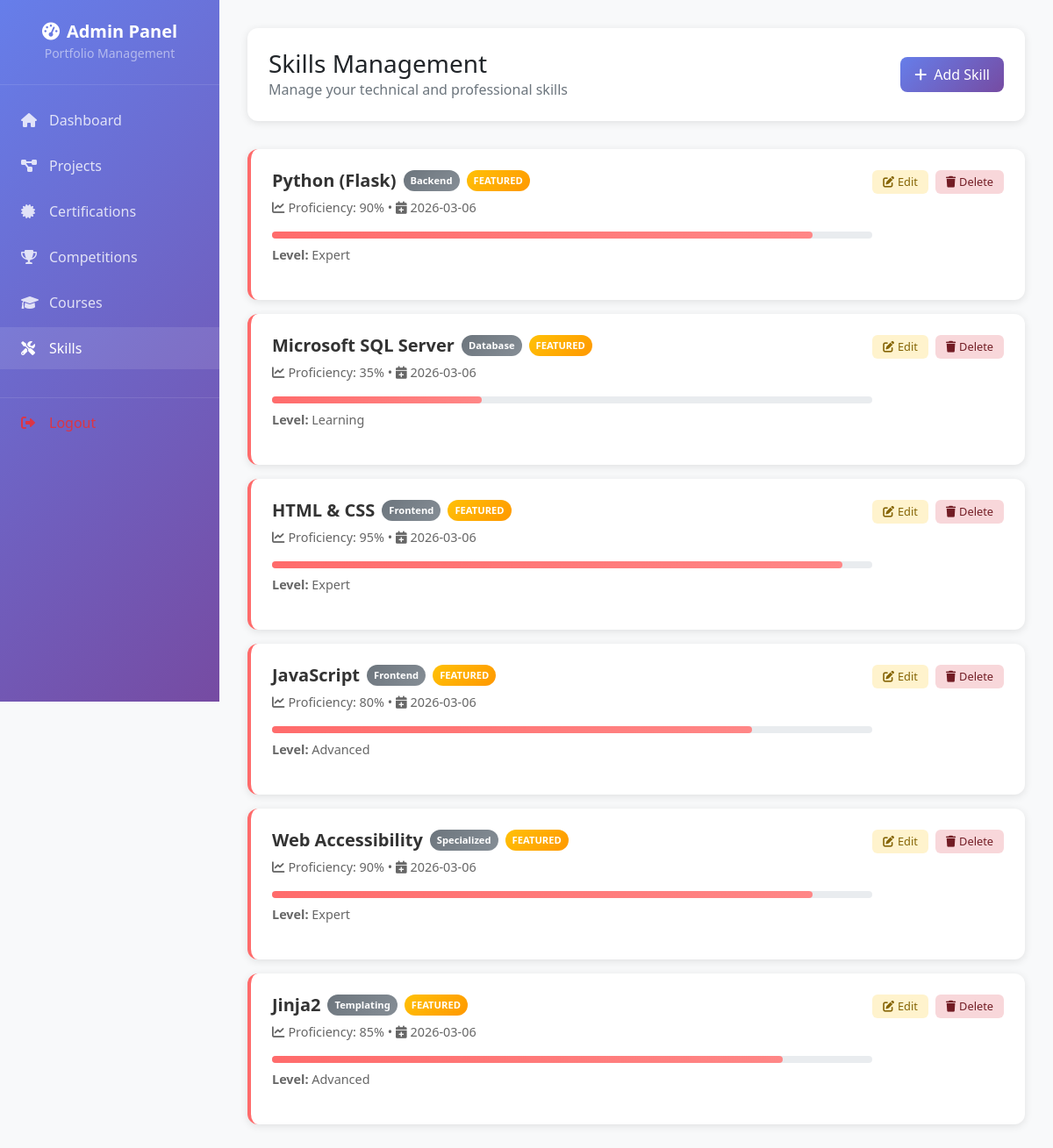
Page /admin/skills (signed in) on the committed database.
### app/models.py (models this page shows, shortened)
class Skill(db.Model):
    __tablename__ = 'skills'
    id = db.Column(db.Integer, primary_key=True)
    name = db.Column(db.String(100), nullable=False, unique=True)
    category = db.Column(db.String(50), nullable=False)  # e.g., 'Programming', 'Design', 'Tools'
    proficiency = db.Column(db.Integer, nullable=False, default=50)  # 0-100 percentage
    years_experience = db.Column(db.Float, nullable=True)
    description = db.Column(db.Text, nullable=True)
    featured = db.Column(db.Boolean, default=False)
    created_at = db.Column(db.DateTime, default=datetime.utcnow)
    updated_at = db.Column(db.DateTime, default=datetime.utcnow, onupdate=datetime.utcnow)
    def get_proficiency_level(self):
        if self.proficiency >= 90:
            return "Expert"
        elif self.proficiency >= 75:
            return "Advanced"
        elif self.proficiency >= 60:
            return "Intermediate"
        elif self.proficiency >= 40:
            return "Beginner"
        else:
            return "Learning"

### app/admin.py (the view)
@admin_bp.route('/skills')
@admin_required
def skills():
    skills = Skill.query.order_by(Skill.category, Skill.name).all()
    return render_template('admin/skills.html', skills=skills)

### app/admin.py (called while the page is built)
def admin_required(f):
    @wraps(f)
    def decorated_function(*args, **kwargs):
        if 'admin_logged_in' not in session:
            flash('Please login to access admin dashboard', 'danger')
            return redirect(url_for('admin.login'))
        return f(*args, **kwargs)
    return decorated_function

### app/templates/admin/skills.html (shortened to what this page needs)
<!DOCTYPE html>
<html lang="en">
<head>
    <link href="https://cdn.jsdelivr.net/npm/bootstrap@5.1.3/dist/css/bootstrap.min.css" rel="stylesheet">
    <link href="https://cdnjs.cloudflare.com/ajax/libs/font-awesome/6.0.0/css/all.min.css" rel="stylesheet">
</head>
<body>
    <div class="admin-wrapper">
        <nav class="sidebar" id="sidebar">
            <div class="sidebar-header">
                <h4><i class="fas fa-tachometer-alt me-2"></i>Admin Panel</h4>
                <small class="text-white-50">Portfolio Management</small>
            </div>
            <div class="sidebar-nav">
                <a class="nav-link" href="{{ url_for('admin.dashboard') }}">
                    <i class="fas fa-home"></i>Dashboard
                </a>
                <a class="nav-link" href="{{ url_for('admin.projects') }}">
                    <i class="fas fa-project-diagram"></i>Projects
                </a>
                <a class="nav-link" href="{{ url_for('admin.certifications') }}">
                    <i class="fas fa-certificate"></i>Certifications
                </a>
                <a class="nav-link" href="{{ url_for('admin.competitions') }}">
                    <i class="fas fa-trophy"></i>Competitions
                </a>
                <a class="nav-link" href="{{ url_for('admin.courses') }}">
                    <i class="fas fa-graduation-cap"></i>Courses
                </a>
                <a class="nav-link active" href="{{ url_for('admin.skills') }}">
                    <i class="fas fa-tools"></i>Skills
                </a>
                <a class="nav-link text-danger" href="{{ url_for('admin.logout') }}">
                    <i class="fas fa-sign-out-alt"></i>Logout
                </a>
            </div>
        </nav>
        <main class="main-content">
            <div class="top-header">
                <div class="d-flex justify-content-between align-items-center">
                    <div>
                        <h1 class="h3 mb-0">Skills Management</h1>
                        <p class="text-muted mb-0">Manage your technical and professional skills</p>
                    </div>
                    <a href="{{ url_for('admin.add_skill') }}" class="btn-add">
                        <i class="fas fa-plus me-2"></i>Add Skill
                    </a>
                </div>
            </div>
            <div class="skills-container">
                {% if skills %}
                    {% for skill in skills %}
                    <div class="skill-card">
                        <div class="d-flex justify-content-between align-items-start">
                            <div class="flex-grow-1">
                                <div class="d-flex align-items-center mb-2">
                                    <h5 class="skill-title mb-0">{{ skill.name }}</h5>
                                    <span class="category-badge ms-2">{{ skill.category }}</span>
                                    {% if skill.featured %}
                                    <span class="featured-badge ms-2">FEATURED</span>
                                    {% endif %}
                                </div>
                                <div class="skill-meta">
                                    <i class="fas fa-chart-line me-1"></i>Proficiency: {{ skill.proficiency }}%
                                    • <i class="fas fa-calendar-plus me-1"></i>{{ skill.created_at.strftime('%Y-%m-%d') }}
                                </div>
                                <div class="proficiency-bar">
                                    <div class="proficiency-fill" style="width: {{ skill.proficiency }}%"></div>
                                </div>
                                <p class="skill-meta">
                                    <strong>Level:</strong> {{ skill.get_proficiency_level() }}
                                </p>
                            </div>
                            <div class="skill-actions">
                                <a href="{{ url_for('admin.edit_skill', id=skill.id) }}" class="btn-action btn-edit">
                                    <i class="fas fa-edit me-1"></i>Edit
                                </a>
                                <a href="{{ url_for('admin.delete_skill', id=skill.id) }}" class="btn-action btn-delete"
                                   onclick="return confirm('Are you sure you want to delete this skill?')">
                                    <i class="fas fa-trash me-1"></i>Delete
                                </a>
                            </div>
                        </div>
                    </div>
                    {% endfor %}
                {% endif %}
            </div>
        </main>
    </div>
</body>
</html>

### app/templates/admin/skills.html (style rules this page uses)
body { background-color: #f8f9fa; margin: 0; padding: 0; }
.admin-wrapper { display: flex; min-height: 100vh; }
.sidebar { width: 250px; background: linear-gradient(135deg, #667eea 0%, #764ba2 100%); color: white; position: fixed; height: 100vh; overflow-y: auto; z-index: 1000; transition: transform 0.3s ease; }
.sidebar-header { padding: 1.5rem; text-align: center; border-bottom: 1px solid rgba(255, 255, 255, 0.1); }
.sidebar-header h4 { margin: 0; font-size: 1.25rem; font-weight: 600; }
.sidebar-nav { padding: 1rem 0; }
.sidebar .nav-link { color: rgba(255, 255, 255, 0.8); padding: 0.75rem 1.5rem; border-radius: 0; margin-bottom: 0.25rem; transition: all 0.3s ease; display: flex; align-items: center; text-decoration: none; }
.sidebar .nav-link:hover, .sidebar .nav-link.active { background: rgba(255, 255, 255, 0.1); color: white; }
.sidebar .nav-link i { width: 20px; margin-right: 0.75rem; }
.sidebar .nav-link.text-danger { margin-top: 2rem; border-top: 1px solid rgba(255, 255, 255, 0.1); padding-top: 1rem; }
.main-content { flex: 1; margin-left: 250px; padding: 2rem; min-height: 100vh; }
.top-header { background: white; border-radius: 12px; padding: 1.5rem; margin-bottom: 2rem; box-shadow: 0 2px 10px rgba(0, 0, 0, 0.1); }
.btn-add { background: linear-gradient(135deg, #667eea 0%, #764ba2 100%); border: none; border-radius: 8px; padding: 0.5rem 1rem; color: white; text-decoration: none; display: inline-block; transition: transform 0.2s ease; }
.skill-card { background: white; border-radius: 12px; padding: 1.5rem; margin-bottom: 1rem; box-shadow: 0 2px 10px rgba(0, 0, 0, 0.1); transition: transform 0.3s ease; border-left: 4px solid #ff6b6b; }
.skill-title { color: #333; font-weight: 600; margin-bottom: 0.5rem; }
.skill-meta { color: #666; font-size: 0.9rem; margin-bottom: 1rem; }
.skill-actions { display: flex; gap: 0.5rem; }
.btn-action { padding: 0.25rem 0.75rem; border-radius: 6px; font-size: 0.8rem; text-decoration: none; transition: all 0.2s ease; }
.btn-edit { background: #fff3cd; color: #856404; }
.btn-delete { background: #f8d7da; color: #721c24; }
.featured-badge { background: linear-gradient(135deg, #ffc107 0%, #ff9800 100%); color: white; padding: 0.25rem 0.5rem; border-radius: 12px; font-size: 0.7rem; font-weight: 600; }
.proficiency-bar { background: #e9ecef; border-radius: 10px; height: 8px; margin: 0.5rem 0; }
.proficiency-fill { background: linear-gradient(135deg, #ff6b6b 0%, #ff8787 100%); border-radius: 10px; height: 100%; transition: width 0.3s ease; }
.category-badge { background: linear-gradient(135deg, #6c757d 0%, #868e96 100%); color: white; padding: 0.25rem 0.5rem; border-radius: 12px; font-size: 0.7rem; font-weight: 600; margin-left: 0.5rem; }

### rows in the picture
Skill: name "Python (Flask)", category "Backend", featured "FEATURED", proficiency "90", created_at "2026-03-06", get_proficiency_level "Expert"
Skill: name "Microsoft SQL Server", category "Database", featured "FEATURED", proficiency "35", created_at "2026-03-06", get_proficiency_level "Learning"
Skill: name "HTML & CSS", category "Frontend", featured "FEATURED", proficiency "95", created_at "2026-03-06", get_proficiency_level "Expert"
Skill: name "JavaScript", category "Frontend", featured "FEATURED", proficiency "80", created_at "2026-03-06", get_proficiency_level "Advanced"
Skill: name "Web Accessibility", category "Specialized", featured "FEATURED", proficiency "90", created_at "2026-03-06", get_proficiency_level "Expert"
Skill: name "Jinja2", category "Templating", featured "FEATURED", proficiency "85", created_at "2026-03-06", get_proficiency_level "Advanced"
